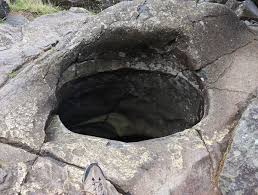
#> input picture Deep Blue/test images/p77.jfif, 258 x 195 px, found by its file name
$ jupyter execute pothole_deep_blue.ipynb
#> lines starting #> are read from the running program, lines starting #| are printed output that depends on the picture; after the words box and inside, x2 and y2 are one past the last pixel; in counts of white or black regions, pixels touching at a corner belong together
[cell 1]
import numpy as np
import cv2
import matplotlib.pyplot as plt
# Load an color image
img = cv2.imread('p77.jfif',1)
#> img is the input picture: shape (195, 258, 3); mean B, G, R 120.9, 123.3, 127.2

# [4 lines of commented-out code are left out]

mask=np.zeros(img.shape[:2],np.uint8)

bgdModel=np.zeros((1,65),np.float64)
fgdModel=np.zeros((1,65),np.float64)

rect=(50,25,200,150)

cv2.grabCut(img,mask,rect,bgdModel,fgdModel,5,cv2.GC_INIT_WITH_RECT)
mask2=np.where((mask==2)|(mask==0),0,1).astype('uint8')
img2=img*mask2[:,:,np.newaxis]
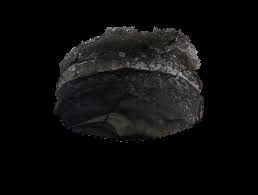
#> img2: shape (195, 258, 3); mean B, G, R 11.8, 12.3, 12.5

plt.imshow(img2)


plt.show()
cv2.imshow('input',img)
img2 = cv2.circle(img2, (125, 80), 100, (0,255,0), 5)
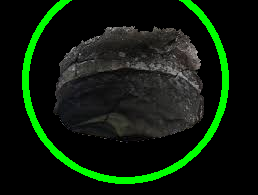
#> img2: shape (195, 258, 3); 6.98% of pixels changed, all inside (x1, y1, x2, y2) = (22, 0, 229, 184)
cv2.imshow('output',img2)

cv2.waitKey(0)
cv2.destroyAllWindows()

$ run again, with Deep Blue/test images/img22.jfif copied over Deep Blue/test images/p77.jfif
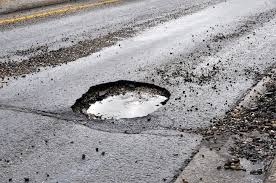
#> input picture Deep Blue/test images/img22.jfif, 276 x 183 px, found by its file name
#> img is the input picture: shape (183, 276, 3); mean B, G, R 152.1, 149.4, 151.4
#> `img2 = cv2.circle(img2, (125, 80), 100, (0,255,0), 5)`:
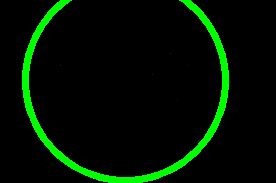
#> img2: shape (183, 276, 3); mean B, G, R 0, 17.6, 0

$ run again, with Deep Blue/test images/pot01.jfif copied over Deep Blue/test images/p77.jfif
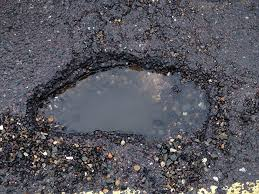
#> input picture Deep Blue/test images/pot01.jfif, 259 x 194 px, found by its file name
#> img is the input picture: shape (194, 259, 3); mean B, G, R 94.5, 86.7, 87.3
#> `img2 = cv2.circle(img2, (125, 80), 100, (0,255,0), 5)`:
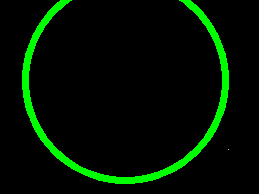
#> img2: shape (194, 259, 3); mean B, G, R 0, 17.8, 0

$ run again, with Deep Blue/test images/pot06.jfif copied over Deep Blue/test images/p77.jfif
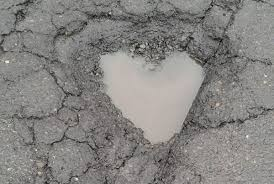
#> input picture Deep Blue/test images/pot06.jfif, 274 x 184 px, found by its file name
#> img is the input picture: shape (184, 274, 3); mean B, G, R 130.4, 132.9, 134.8
#> `img2=img*mask2[:,:,np.newaxis]`:
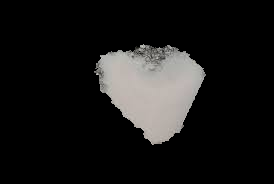
#> img2: shape (184, 274, 3); mean B, G, R 23.9, 24.5, 25.2
#> `img2 = cv2.circle(img2, (125, 80), 100, (0,255,0), 5)`:
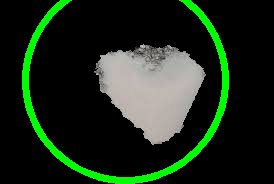
#> img2: shape (184, 274, 3); 6.96% of pixels changed, all inside (x1, y1, x2, y2) = (22, 0, 229, 184)
